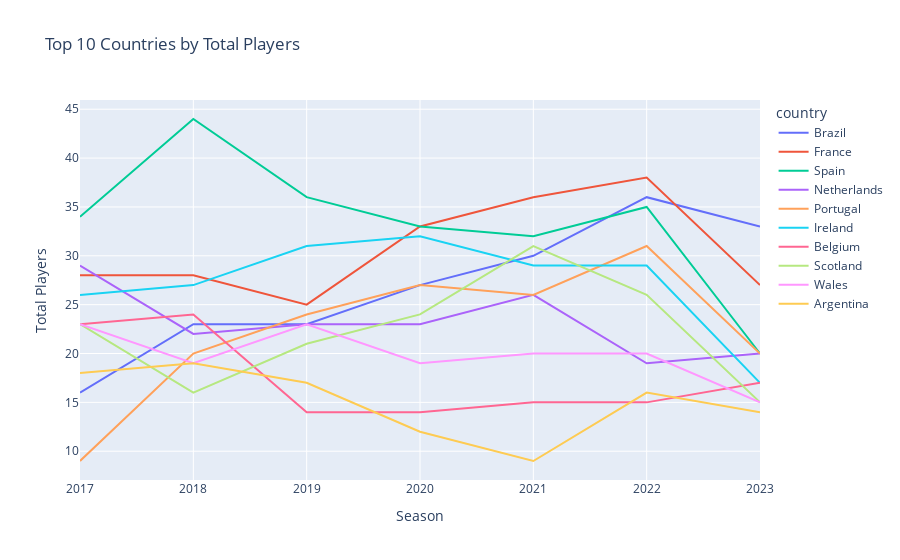

Notebook code cell kept with this figure:
### Code cell
# plot time series of total players by country
line_df = dff.sort_values("2023", ascending=False)[1:11]
line_dff = pd.melt(line_df, id_vars='country', value_vars=line_df.columns[1:])

px.line(
    line_dff,
    x="variable",
    y="value",
    color='country', 
    title="Top 10 Countries by Total Players",
    labels={"value": "Total Players", "variable": "Season"},
)

### Figure 1 — Plotly figure (JSON) as saved in the notebook; plotly's stock layout.template omitted (floating-point values rounded to 4 significant figures)
{"data": [{"hovertemplate": "country=Brazil<br>Season=%{x}<br>Total Players=%{y}<extra></extra>", "legendgroup": "Brazil", "line": {"color": "#636efa", "dash": "solid"}, "marker": {"symbol": "circle"}, "mode": "lines", "name": "Brazil", "orientation": "v", "showlegend": true, "type": "scatter", "x": ["2017", "2018", "2019", "2020", "2021", "2022", "2023"], "xaxis": "x", "y": [16, 23, 23, 27, 30, 36, 33], "yaxis": "y"}, {"hovertemplate": "country=France<br>Season=%{x}<br>Total Players=%{y}<extra></extra>", "legendgroup": "France", "line": {"color": "#EF553B", "dash": "solid"}, "marker": {"symbol": "circle"}, "mode": "lines", "name": "France", "orientation": "v", "showlegend": true, "type": "scatter", "x": ["2017", "2018", "2019", "2020", "2021", "2022", "2023"], "xaxis": "x", "y": [28, 28, 25, 33, 36, 38, 27], "yaxis": "y"}, {"hovertemplate": "country=Spain<br>Season=%{x}<br>Total Players=%{y}<extra></extra>", "legendgroup": "Spain", "line": {"color": "#00cc96", "dash": "solid"}, "marker": {"symbol": "circle"}, "mode": "lines", "name": "Spain", "orientation": "v", "showlegend": true, "type": "scatter", "x": ["2017", "2018", "2019", "2020", "2021", "2022", "2023"], "xaxis": "x", "y": [34, 44, 36, 33, 32, 35, 20], "yaxis": "y"}, {"hovertemplate": "country=Netherlands<br>Season=%{x}<br>Total Players=%{y}<extra></extra>", "legendgroup": "Netherlands", "line": {"color": "#ab63fa", "dash": "solid"}, "marker": {"symbol": "circle"}, "mode": "lines", "name": "Netherlands", "orientation": "v", "showlegend": true, "type": "scatter", "x": ["2017", "2018", "2019", "2020", "2021", "2022", "2023"], "xaxis": "x", "y": [29, 22, 23, 23, 26, 19, 20], "yaxis": "y"}, {"hovertemplate": "country=Portugal<br>Season=%{x}<br>Total Players=%{y}<extra></extra>", "legendgroup": "Portugal", "line": {"color": "#FFA15A", "dash": "solid"}, "marker": {"symbol": "circle"}, "mode": "lines", "name": "Portugal", "orientation": "v", "showlegend": true, "type": "scatter", "x": ["2017", "2018", "2019", "2020", "2021", "2022", "2023"], "xaxis": "x", "y": [9, 20, 24, 27, 26, 31, 20], "yaxis": "y"}, {"hovertemplate": "country=Ireland<br>Season=%{x}<br>Total Players=%{y}<extra></extra>", "legendgroup": "Ireland", "line": {"color": "#19d3f3", "dash": "solid"}, "marker": {"symbol": "circle"}, "mode": "lines", "name": "Ireland", "orientation": "v", "showlegend": true, "type": "scatter", "x": ["2017", "2018", "2019", "2020", "2021", "2022", "2023"], "xaxis": "x", "y": [26, 27, 31, 32, 29, 29, 17], "yaxis": "y"}, {"hovertemplate": "country=Belgium<br>Season=%{x}<br>Total Players=%{y}<extra></extra>", "legendgroup": "Belgium", "line": {"color": "#FF6692", "dash": "solid"}, "marker": {"symbol": "circle"}, "mode": "lines", "name": "Belgium", "orientation": "v", "showlegend": true, "type": "scatter", "x": ["2017", "2018", "2019", "2020", "2021", "2022", "2023"], "xaxis": "x", "y": [23, 24, 14, 14, 15, 15, 17], "yaxis": "y"}, {"hovertemplate": "country=Scotland<br>Season=%{x}<br>Total Players=%{y}<extra></extra>", "legendgroup": "Scotland", "line": {"color": "#B6E880", "dash": "solid"}, "marker": {"symbol": "circle"}, "mode": "lines", "name": "Scotland", "orientation": "v", "showlegend": true, "type": "scatter", "x": ["2017", "2018", "2019", "2020", "2021", "2022", "2023"], "xaxis": "x", "y": [23, 16, 21, 24, 31, 26, 15], "yaxis": "y"}, {"hovertemplate": "country=Wales<br>Season=%{x}<br>Total Players=%{y}<extra></extra>", "legendgroup": "Wales", "line": {"color": "#FF97FF", "dash": "solid"}, "marker": {"symbol": "circle"}, "mode": "lines", "name": "Wales", "orientation": "v", "showlegend": true, "type": "scatter", "x": ["2017", "2018", "2019", "2020", "2021", "2022", "2023"], "xaxis": "x", "y": [23, 19, 23, 19, 20, 20, 15], "yaxis": "y"}, {"hovertemplate": "country=Argentina<br>Season=%{x}<br>Total Players=%{y}<extra></extra>", "legendgroup": "Argentina", "line": {"color": "#FECB52", "dash": "solid"}, "marker": {"symbol": "circle"}, "mode": "lines", "name": "Argentina", "orientation": "v", "showlegend": true, "type": "scatter", "x": ["2017", "2018", "2019", "2020", "2021", "2022", "2023"], "xaxis": "x", "y": [18, 19, 17, 12, 9, 16, 14], "yaxis": "y"}], "layout": {"legend": {"title": {"text": "country"}, "tracegroupgap": 0}, "title": {"text": "Top 10 Countries by Total Players"}, "xaxis": {"anchor": "y", "domain": [0, 1], "title": {"text": "Season"}}, "yaxis": {"anchor": "x", "domain": [0, 1], "title": {"text": "Total Players"}}}}
